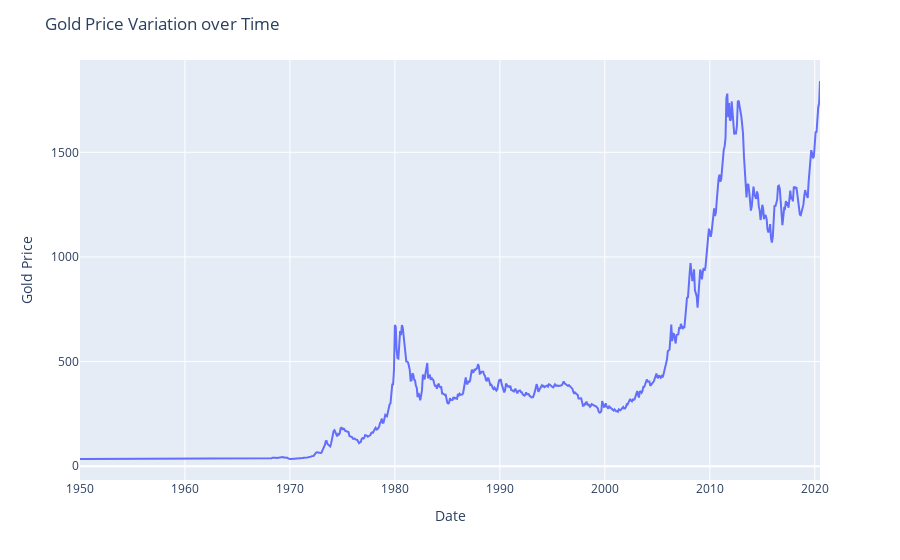

Notebook code for this chart:
### Markdown cell above
Now, let us look at the price variation of Gold only over past few decades.

### Code cell
fig = px.line(df_GPrice_Time, x='Date', y='Price')
fig.update_layout(yaxis_title='Gold Price',
    title='Gold Price Variation over Time')
iplot(fig)

### Figure 1 — Plotly figure (JSON) as saved in the notebook; plotly's stock layout.template omitted (floating-point values rounded to 4 significant figures; data arrays with more than 128 entries replaced by an {"elided": "..."} marker saying what was removed)
{"data": [{"hovertemplate": "Date=%{x}<br>Price=%{y}<extra></extra>", "legendgroup": "", "line": {"color": "#636efa", "dash": "solid"}, "marker": {"symbol": "circle"}, "mode": "lines", "name": "", "orientation": "v", "showlegend": false, "type": "scatter", "x": {"elided": "847 str values"}, "xaxis": "x", "y": {"elided": "847 float values"}, "yaxis": "y"}], "layout": {"legend": {"tracegroupgap": 0}, "margin": {"t": 60}, "title": {"text": "Gold Price Variation over Time"}, "xaxis": {"anchor": "y", "domain": [0, 1], "title": {"text": "Date"}}, "yaxis": {"anchor": "x", "domain": [0, 1], "title": {"text": "Gold Price"}}}}
